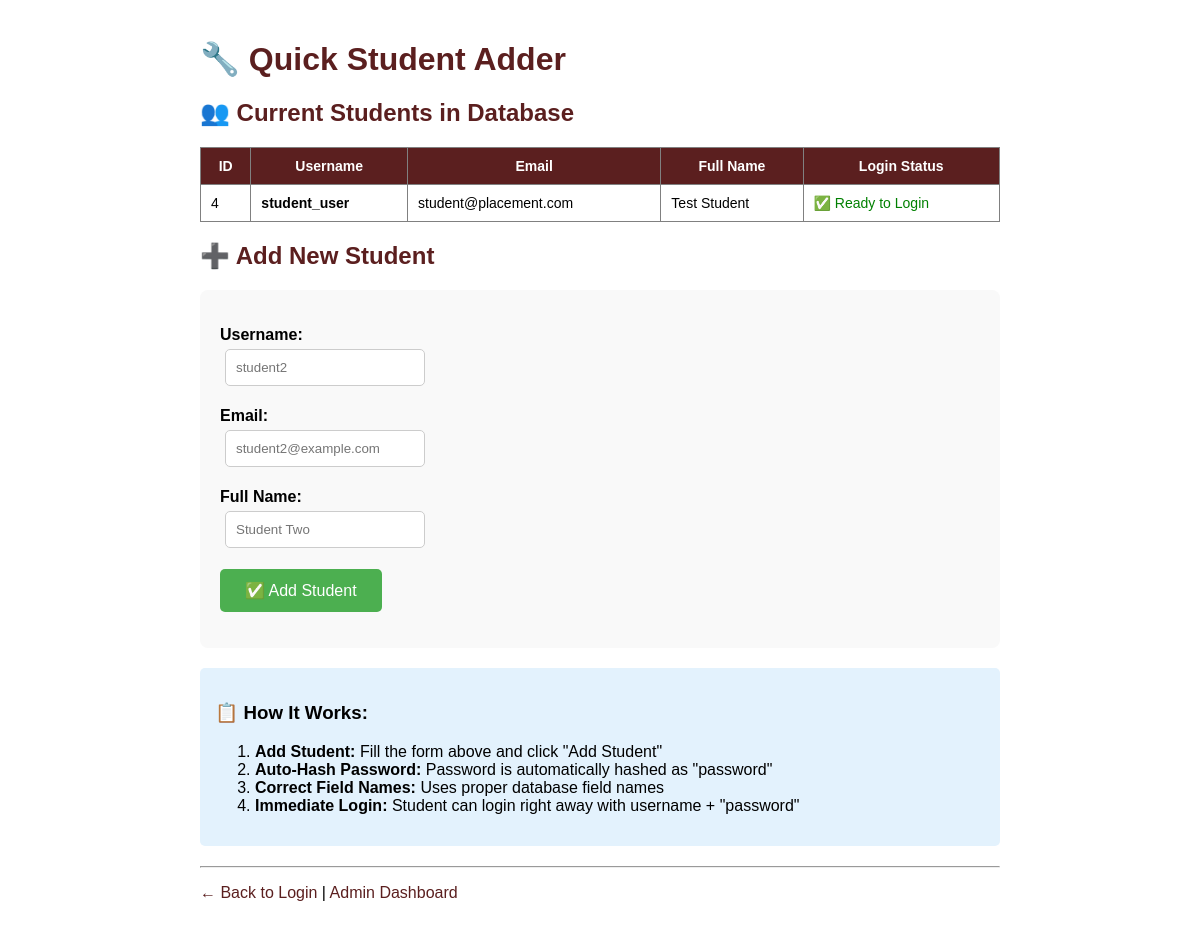
Page /admin/add_student.php on the committed database.
### tables this page shows
CREATE TABLE IF NOT EXISTS `users` (
  `id` int(11) NOT NULL AUTO_INCREMENT,
  `username` varchar(100) NOT NULL,
  `password` varchar(255) NOT NULL,
  `role` enum('admin','student','placement_officer','internship_officer') NOT NULL DEFAULT 'student',
  `full_name` varchar(150) DEFAULT NULL,
  `email` varchar(190) DEFAULT NULL,
  `created_at` timestamp NOT NULL DEFAULT current_timestamp(),
  `branch` varchar(100) DEFAULT NULL,
  `semester` int(11) DEFAULT NULL,
  `sgpa` decimal(3,2) DEFAULT NULL,
  `backlogs` int(11) DEFAULT 0,
  `year_of_passing` int(11) DEFAULT NULL,
  `gender` enum('Male','Female','Other') DEFAULT NULL,
  `phone` varchar(20) DEFAULT NULL,
  `is_placed` tinyint(1) DEFAULT 0,
  `bio` text DEFAULT NULL,
  `father_phone` varchar(20) DEFAULT NULL,
  `aadhar_number` varchar(12) DEFAULT NULL,
  `college` varchar(100) NOT NULL DEFAULT 'FET',
  `profile_photo` varchar(500) DEFAULT NULL,
  `interests` text DEFAULT NULL,
  `self_intro_video` text DEFAULT NULL,
  `address` varchar(250) DEFAULT NULL,
  PRIMARY KEY (`id`)
);

### includes/config.php (called while the page is built, shortened)
<?php
class MySQLiWrapper {
    private $pdo;
    public function __construct($pdo) {
        $this->pdo = $pdo;
    }
    public function query($sql) {
        try {
            $stmt = $this->pdo->query($sql);
            return new MySQLiResultWrapper($stmt);
        } catch (PDOException $e) {
            $this->error = $e->getMessage();
            $this->errno = $e->getCode();
            return false;
        }
    }
}
class MySQLiResultWrapper {
    private $stmt;
    public function __construct($stmt) {
        $this->stmt = $stmt;
        if ($stmt) {
            $this->num_rows = $stmt->rowCount();
        }
    }
    public function fetch_assoc() {
        return $this->stmt ? $this->stmt->fetch(PDO::FETCH_ASSOC) : null;
    }
}
try {
    $pdo = new PDO(
        "mysql:host=" . DB_HOST . ";port=" . DB_PORT . ";dbname=" . DB_NAME . ";charset=utf8mb4",
        DB_USER,
        DB_PASS,
        [
            PDO::ATTR_ERRMODE => PDO::ERRMODE_EXCEPTION,
            PDO::ATTR_DEFAULT_FETCH_MODE => PDO::FETCH_ASSOC,
            PDO::ATTR_EMULATE_PREPARES => false,
            PDO::ATTR_TIMEOUT => 5
        ]
    );
    $mysqli = new MySQLiWrapper($pdo);
} catch (PDOException $e) {
    echo "<!DOCTYPE html>
    <html>
    <head>
        <title>Database Connection Error</title>
        <style>
            body { font-family: Arial, sans-serif; padding: 50px; background: #f5f5f5; }
            .error-box { background: white; padding: 30px; border-radius: 10px; max-width: 600px; margin: 0 auto; box-shadow: 0 2px 10px rgba(0,0,0,0.1); }
            h1 { color: #d32f2f; }
            .details { background: #fff3cd; padding: 15px; border-radius: 5px; margin-top: 20px; }
            .solution { background: #d1ecf1; padding: 15px; border-radius: 5px; margin-top: 20px; }
        </style>
    </head>
    <body>
        <div class='error-box'>
            <h1>⚠️ Database Connection Failed</h1>
            <p>Unable to connect to the MySQL database.</p>
            <div class='details'>
                <strong>Error:</strong> " . htmlspecialchars($e->getMessage()) . "
            </div>
            <div class='solution'>
                <strong>Solutions:</strong>
                <ol>
                    <li>Make sure MySQL/XAMPP/WAMP is running</li>
                    <li>Verify database credentials in config.php</li>
                    <li>Check if database 'placements' exists</li>
                    <li>Ensure MySQL is running on port " . DB_PORT . "</li>
                </ol>
            </div>
        </div>
    </body>
    </html>";
    exit;
}
?>

### admin/add_student.php (the view, shortened to what this page needs)
<?php
require_once __DIR__ . '/../includes/config.php';
echo "<h1>🔧 Quick Student Adder</h1>";
echo "<h2>👥 Current Students in Database</h2>";
$studentsQuery = "SELECT id, username, email, full_name FROM users WHERE role = 'student' ORDER BY id";
$studentsResult = $mysqli->query($studentsQuery);
if ($studentsResult && $studentsResult->num_rows > 0) {
    echo "<table border='1' cellpadding='10' style='border-collapse: collapse; width: 100%;'>";
    echo "<tr style='background: #5b1f1f; color: white;'><th>ID</th><th>Username</th><th>Email</th><th>Full Name</th><th>Login Status</th></tr>";
    while ($row = $studentsResult->fetch_assoc()) {
        echo "<tr>";
        echo "<td>{$row['id']}</td>";
        echo "<td style='font-weight: bold;'>" . htmlspecialchars($row['username']) . "</td>";
        echo "<td>" . htmlspecialchars($row['email']) . "</td>";
        echo "<td>" . htmlspecialchars($row['full_name'] ?? 'N/A') . "</td>";
        echo "<td style='color: green;'>✅ Ready to Login</td>";
        echo "</tr>";
    }
    echo "</table>";
} else {
    echo "<p style='color: #856404; background: #fff3cd; padding: 15px; border-radius: 5px;'>No students found. Add one below!</p>";
}
?>
<h2>➕ Add New Student</h2>
<form method="POST" style="background: #f9f9f9; padding: 20px; border-radius: 8px;">
    <p>
        <label><strong>Username:</strong></label><br>
        <input type="text" name="username" placeholder="student2" required>
    </p>
    <p>
        <label><strong>Email:</strong></label><br>
        <input type="email" name="email" placeholder="student2@example.com" required>
    </p>
    <p>
        <label><strong>Full Name:</strong></label><br>
        <input type="text" name="full_name" placeholder="Student Two" required>
    </p>
    <p>
        <button type="submit" name="add_student">✅ Add Student</button>
    </p>
</form>
<div style="background: #e3f2fd; padding: 15px; border-radius: 5px; margin: 20px 0;">
    <h3>📋 How It Works:</h3>
    <ol>
        <li><strong>Add Student:</strong> Fill the form above and click "Add Student"</li>
        <li><strong>Auto-Hash Password:</strong> Password is automatically hashed as "password"</li>
        <li><strong>Correct Field Names:</strong> Uses proper database field names</li>
        <li><strong>Immediate Login:</strong> Student can login right away with username + "password"</li>
    </ol>
</div>
<hr>
<p><a href="login.php">← Back to Login</a> | <a href="admin.php">Admin Dashboard</a></p>

### admin/add_student.php (style rules this page uses)
h1, h2 { color: #5b1f1f; }
input { padding: 10px; margin: 5px; width: 200px; border: 1px solid #ccc; border-radius: 5px; }
button { background: #4caf50; color: white; padding: 12px 25px; border: none; border-radius: 5px; cursor: pointer; font-size: 16px; }
table { font-size: 14px; }
a { color: #5b1f1f; text-decoration: none; }

### rows in the picture
users: id "4", username "student_user", email "student@placement.com", full_name "Test Student"
